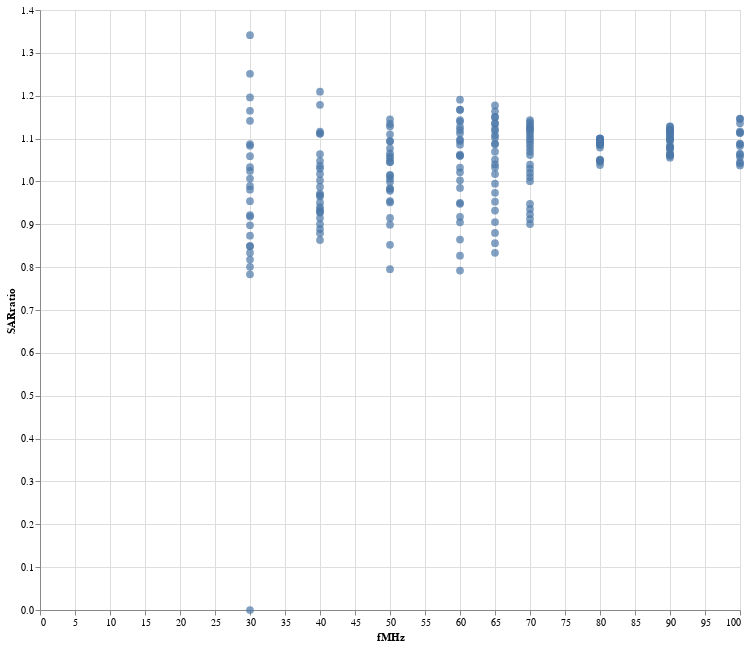

Notebook source saved alongside this figure:
### Code cell
alt.Chart(dfSAR2).mark_circle(
    size=60
).encode(
    x=alt.X('fMHz:Q'),
    y=alt.Y('SARratio:Q'),
    tooltip=['fMHz','SARratio','er','sigma']
).properties(
    width=700,
    height=600,
)

### Figure 1 — Vega-Lite specification as saved in the notebook (floating-point values rounded to 4 significant figures; data arrays with more than 128 entries replaced by an {"elided": "..."} marker saying what was removed)
{"config": {"view": {"continuousWidth": 300, "continuousHeight": 300}}, "data": {"name": "data-b17f5ca8a655ed69c1bf28e0b8956215"}, "mark": {"type": "circle", "size": 60}, "encoding": {"tooltip": [{"field": "fMHz", "type": "quantitative"}, {"field": "SARratio", "type": "quantitative"}, {"field": "er", "type": "quantitative"}, {"field": "sigma", "type": "quantitative"}], "x": {"field": "fMHz", "type": "quantitative"}, "y": {"field": "SARratio", "type": "quantitative"}}, "height": 600, "width": 700, "$schema": "https://vega.github.io/schema/vega-lite/v5.8.0.json", "datasets": {"data-b17f5ca8a655ed69c1bf28e0b8956215": {"elided": "215 records"}}}
